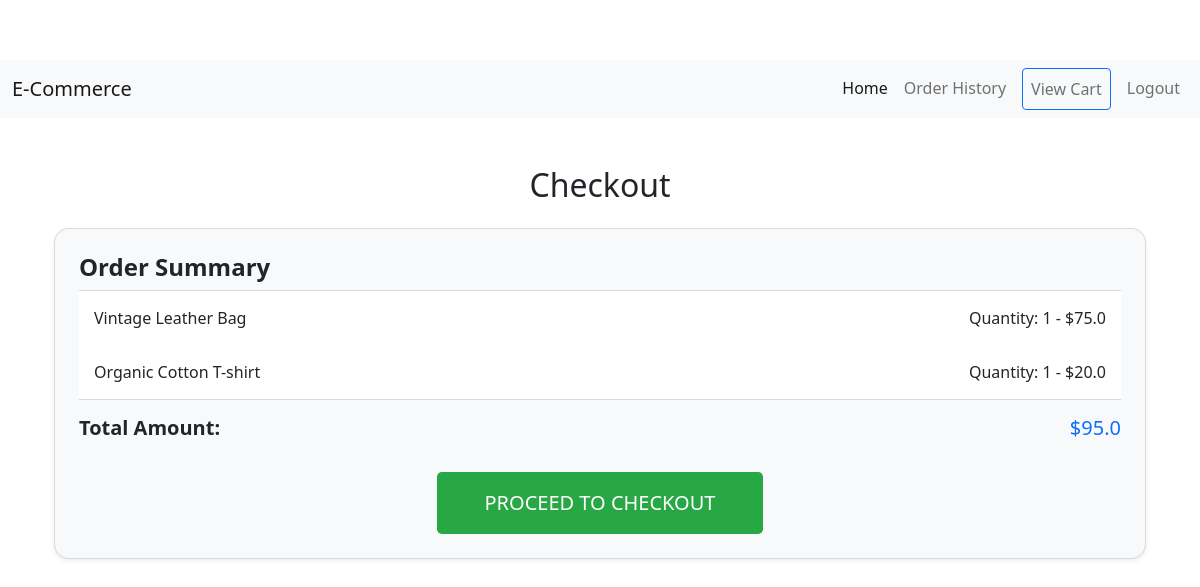
The app's page /create-checkout-session/2 (signed in) with its own data.
### model.py (models this page shows)
class OrderItem(db.Model):
    __tablename__ = 'order_items'
    id: Mapped[int] = mapped_column(Integer, primary_key=True)
    order_id: Mapped[int] = mapped_column(Integer, db.ForeignKey('orders.id'))
    product_id: Mapped[int] = mapped_column(Integer, db.ForeignKey('products.id'))
    quantity: Mapped[int] = mapped_column(Integer, nullable=False)
    price: Mapped[float] = mapped_column(Float, nullable=False)
    order = relationship('Order', back_populates='items')
    product = relationship('Product', back_populates='order_items')

class Product(db.Model):
    __tablename__ = 'products'
    id: Mapped[int] = mapped_column(Integer, primary_key=True)
    name: Mapped[str] = mapped_column(String(250), unique=True, nullable=False)
    stocks: Mapped[int] = mapped_column(Integer, nullable=False)
    description: Mapped[str] = mapped_column(String(300), nullable=False)
    detail: Mapped[str] = mapped_column(String(250), nullable=False)
    category_id: Mapped[int] = mapped_column(Integer, db.ForeignKey('categories.id'))
    price: Mapped[int] = mapped_column(Integer, nullable=False)
    image_url: Mapped[str] = mapped_column(String(250), nullable=True)
    category = relationship('Category', back_populates='products')
    order_items = relationship('OrderItem', back_populates='product')
    cart_items = relationship('CartItem', back_populates='product')

class Order(db.Model):
    __tablename__ = 'orders'
    id: Mapped[int] = mapped_column(Integer, primary_key=True)
    user_id: Mapped[int] = mapped_column(Integer, db.ForeignKey('users.id'))
    order_date: Mapped[datetime] = mapped_column(DateTime, default=datetime.utcnow)
    total_amount: Mapped[float] = mapped_column(Float, nullable=False)
    status: Mapped[str] = mapped_column(String, nullable='False')
    user = relationship('User', back_populates='orders')
    items = relationship('OrderItem', back_populates='order')
    payment = relationship('Payment', uselist=False, back_populates='order')

### main.py (the view)
@app.route('/create-checkout-session/<int:order_id>', methods=['GET', 'POST'])
def create_checkout(order_id):
    if request.method == 'POST':
        session_url = create_checkout_session(order_id)
        if session_url:
            print(f"Redirecting to: {session_url}")
            return redirect(session_url)
        else:
            flash("Checkout session creation failed.", "danger")
            return redirect(url_for('cart'))
    else:
        order = Order.query.get(order_id)
        if order:
            return render_template('checkout.html', order=order)
        else:
            flash("Order not found.", "danger")
            return redirect(url_for('cart'))

### main.py (called while the page is built)
@login_manager.user_loader
def load_user(user_id):
    return db.get_or_404(User, user_id)

### templates/checkout.html (shortened to what this page needs)
{% extends "base.html" %}
{% block content %}
<div class="container mt-5">
    <h2 class="text-center mb-4">Checkout</h2>
    {% if order %}
    <div class="card shadow-sm p-4 mb-4">
        <h3 class="card-title">Order Summary</h3>
        <ul class="list-group list-group-flush">
            {% for item in order.items %}
            <li class="list-group-item d-flex justify-content-between">
                <span>{{ item.product.name }}</span>
                <span>Quantity: {{ item.quantity }} - ${{ item.price * item.quantity }}</span>
            </li>
            {% endfor %}
        </ul>
        <div class="d-flex justify-content-between mt-3">
            <h5><strong>Total Amount:</strong></h5>
            <h5 class="text-primary">${{ order.total_amount }}</h5>
        </div>
        <div class="d-flex justify-content-center mt-4">
            <form action="{{ url_for('create_checkout', order_id=order.id) }}" method="POST">
                <button type="submit" class="btn btn-success btn-lg px-5 py-3 w-100 w-md-auto transition-all">Proceed to Checkout</button>
            </form>
        </div>
    </div>
    {% else %}
    <div class="alert alert-danger" role="alert">
        Your order is invalid or not found. Please try again.
    </div>
    {% endif %}
</div>
{% endblock %}

### static/css/style.css (style rules this page uses)
body { padding-top: 60px; }
.container { margin-top: 80px; }

### templates/checkout.html (style rules this page uses)
.card { background-color: #f8f9fa; border-radius: 15px; box-shadow: 0px 4px 8px rgba(0, 0, 0, 0.1); }
.card-title { font-size: 1.5rem; font-weight: bold; }
.list-group-item { font-size: 1rem; border: none; padding: 15px; }
.list-group-item span { font-weight: 500; }
.text-primary { color: #007bff; }
.btn-success { background-color: #28a745; border: none; font-size: 1.25rem; text-transform: uppercase; }
.transition-all { transition: all 0.3s ease; }

### records on screen
OrderItem: product.name "Vintage Leather Bag", quantity "1", item.price*item.quantity "75.0"
OrderItem: product.name "Organic Cotton T-shirt", quantity "1", item.price*item.quantity "20.0"
Order: total_amount "95.0"
